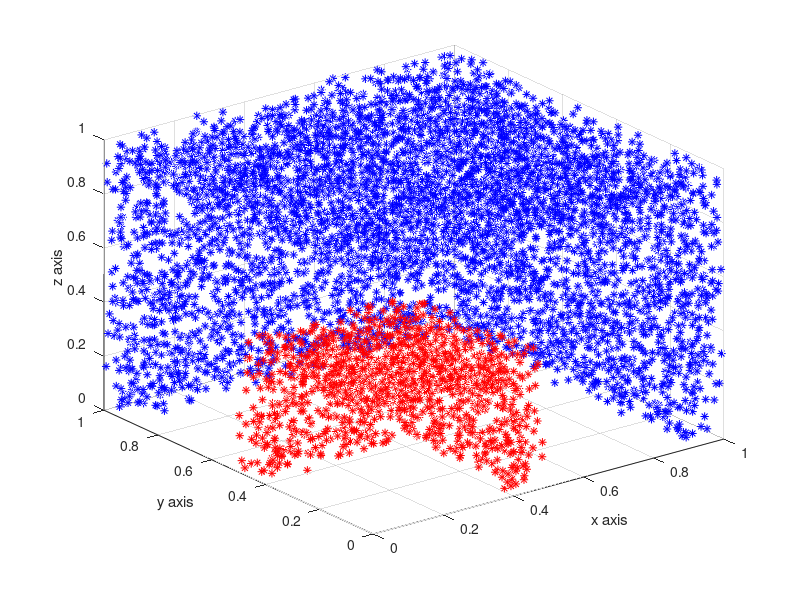

Recreate this plot in MATLAB.
%this script generates 20000 points for x,y,z in interval (0,1)  
%plot the points in blue star for at least one point is bigger than 0.9
%hold on first plot
%now plot the points in red star for both the condition 1) at least one
%dimensions is bigger than 0.5 2) all dimensions are smaller than 0.5
%in last hold off 
x=rand(1,20000);
y=rand(1,20000);
z=rand(1,20000);

close all 


i = ((x>0.9 | y>0.9) | z>0.9);
plot3(x(i),y(i),z(i),'b*');

hold on 
grid on

bigger_than = ((x>0.4 | y>0.4) | z>0.4);
Smaller_than = ((x<0.5 & y<0.5) & z<0.5);
both= bigger_than & Smaller_than;

plot3(x(both),y(both),z(both),'r*');

xticks=0:0.2:1;
yticks=0:0.2:1;
zticks=0:0.1:1;

xlabel('x axis')
ylabel('y axis')
zlabel('z axis')
hold off